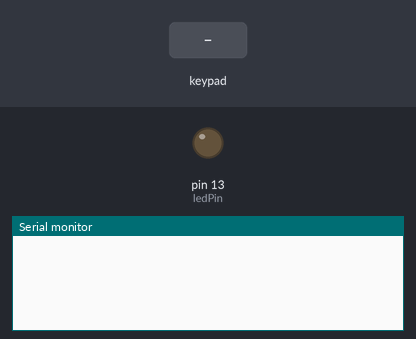
Recording of a sketch running on a simulated Arduino Mega 2560, built with avr-gcc and run on an emulated ATmega2560. Parts: output pins drawn as LEDs (lit = HIGH), the last lines printed to the serial monitor. The test bench sets the inputs (shaded band).

Above: at 1.2 s.
1.3 s: key 'a' pressed
At 2.5 s:
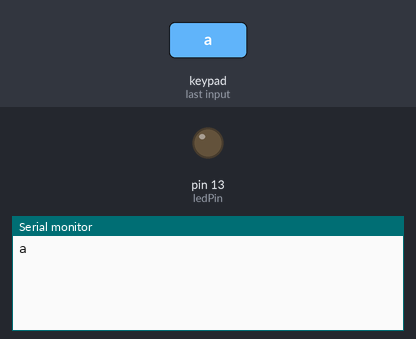
2.8 s: key 'd' pressed
At 3.8 s:
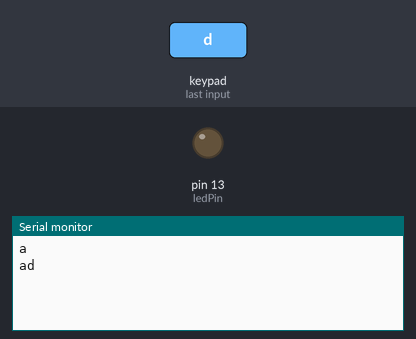
4.3 s: key 'g' pressed
At 5.1 s:
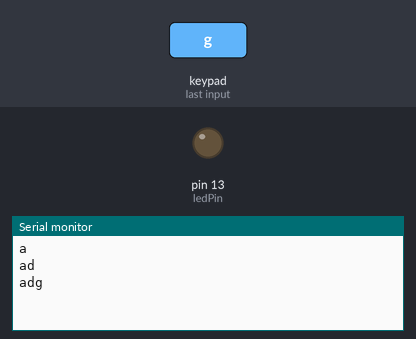

The sketch:

multipress.ino
```cpp
#include <Keypad.h>
#include <ctype.h>
#define MAX_CHAR 13
#define BAUD 9600
#define HOLD_TIME 1000
#define PRESS_TIME_OUT 1000

const byte ROWS = 4;
const byte COLS = 4;

String message;

char alphaKeys[ROWS][COLS] = {
    { 'a','d','g', ';' },
    { 'j','m','p', '-' },
    { 's','v','y', '_' },
    { ' ','.','#', '?' }
};

byte rowPins[ROWS] = {31, 33, 35, 37}; //connect to the row pinouts of the keypad
byte colPins[COLS] = {45, 43, 41, 39};

unsigned long startTime = 0;
const byte ledPin = 13;
static byte keypadState;
static byte buildCount;
static byte pressCount;

static char virtKey = NO_KEY;
static char physKey = NO_KEY;
static char buildString[MAX_CHAR];

boolean alpha = false;

Keypad keyPad (makeKeymap(alphaKeys), rowPins, colPins, sizeof(rowPins), sizeof(colPins));

void alphaKeypadEvent(KeypadEvent key)
{
  keypadState = keyPad.getState();
  switchOnState(key);
}

unsigned long keyPressTime = 0;


void pop(String &obj)
{
  obj.remove(obj.length() - 1, 1);
}

void switchOnState(char key)
{
  switch(keypadState){
    case PRESSED:
      if (isalpha(key) || true){
        if (physKey != key){
          keyPressTime = millis();
          pressCount = 0;
          virtKey = key;
          physKey = key;
          message += String(key);
        } else if ((millis() - keyPressTime) < PRESS_TIME_OUT) {
          virtKey++;
          pressCount++;
          keyPressTime = millis();
          pop(message);
          message += String(virtKey);
        } else {
          keyPressTime = millis();
          pressCount = 0;
          virtKey = key;
          message += String(virtKey);
        }

          if (pressCount > 2){
            pressCount = 0;
            virtKey = key;
          }
      }

      if (key == '-') {
        pop(message);
      }
      Serial.println(message);
      break;

      case HOLD:
        pop(message);
        Serial.println("Message is: " + message);
        break;
  }
}

void setup()
{
  Serial.begin(BAUD);
  pinMode(ledPin, OUTPUT);
  digitalWrite(ledPin, LOW);
  keyPad.begin(makeKeymap(alphaKeys));
  keyPad.setHoldTime(HOLD_TIME);
  keyPad.addEventListener(alphaKeypadEvent);
}

char key;

void loop()
{
  key = keyPad.getKey();
}
```

Measured:
- after the input at 1.3 s, the serial monitor: prints a new line at once (image 1)
- after the input at 2.8 s, the serial monitor: prints a new line at once (image 2)
- after the input at 4.3 s, the serial monitor: prints a new line at once (image 3)
